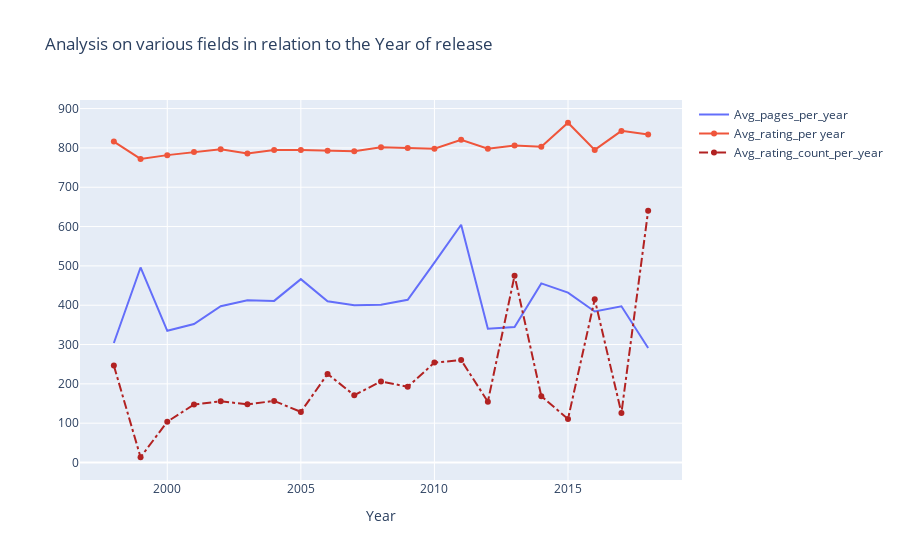

Notebook cell for this chart:
### Code cell
fig = go.Figure()
fig.add_trace(go.Scatter(x=df_new['Year'],y=df_new['pages_mean'],
                            mode='lines',name='Avg_pages_per_year'))
fig.add_trace(go.Scatter(x=df_new['Year'],y=df_new2['average_mean'],
                            mode='lines+markers',name='Avg_rating_per year'))
fig.add_trace(go.Scatter(x=df_new['Year'],y=df_new3['average_rating_count'],
                            mode='lines+markers',name='Avg_rating_count_per_year',
                            line={'color':'firebrick','width':2,'dash':'dashdot'}))

fig.update_layout(title='Analysis on various fields in relation to the Year of release',
                  xaxis_title='Year')

### Figure 1 — Plotly figure (JSON) as saved in the notebook; plotly's stock layout.template omitted (floating-point values rounded to 4 significant figures)
{"data": [{"mode": "lines", "name": "Avg_pages_per_year", "type": "scatter", "x": [1998, 1999, 2000, 2001, 2002, 2003, 2004, 2005, 2006, 2007, 2008, 2009, 2010, 2011, 2012, 2013, 2014, 2015, 2016, 2017, 2018], "y": [304, 496, 334.8, 352.1, 397.5, 412.6, 411.0, 466.2, 409.9, 399.7, 401.2, 413.9, 508.3, 604.5, 340.3, 344.8, 455.5, 432, 384, 397.3, 291]}, {"mode": "lines+markers", "name": "Avg_rating_per year", "type": "scatter", "x": [1998, 1999, 2000, 2001, 2002, 2003, 2004, 2005, 2006, 2007, 2008, 2009, 2010, 2011, 2012, 2013, 2014, 2015, 2016, 2017, 2018], "y": [816.0, 772, 781.7, 789.8, 796.5, 785.6, 794.6, 794.7, 792.6, 791.4, 801.5, 799.6, 797.8, 820.5, 798, 806.0, 803.0, 864.0, 795.0, 843.3, 834]}, {"line": {"color": "firebrick", "dash": "dashdot", "width": 2}, "mode": "lines+markers", "name": "Avg_rating_count_per_year", "type": "scatter", "x": [1998, 1999, 2000, 2001, 2002, 2003, 2004, 2005, 2006, 2007, 2008, 2009, 2010, 2011, 2012, 2013, 2014, 2015, 2016, 2017, 2018], "y": [246.4, 13.35, 103.8, 147.3, 155.8, 147.9, 156.6, 128.6, 225.1, 171.0, 206.2, 192.5, 254.1, 260.5, 154.6, 475.2, 168.8, 110.7, 415.1, 125.8, 640.0]}], "layout": {"title": {"text": "Analysis on various fields in relation to the Year of release"}, "xaxis": {"title": {"text": "Year"}}}}
